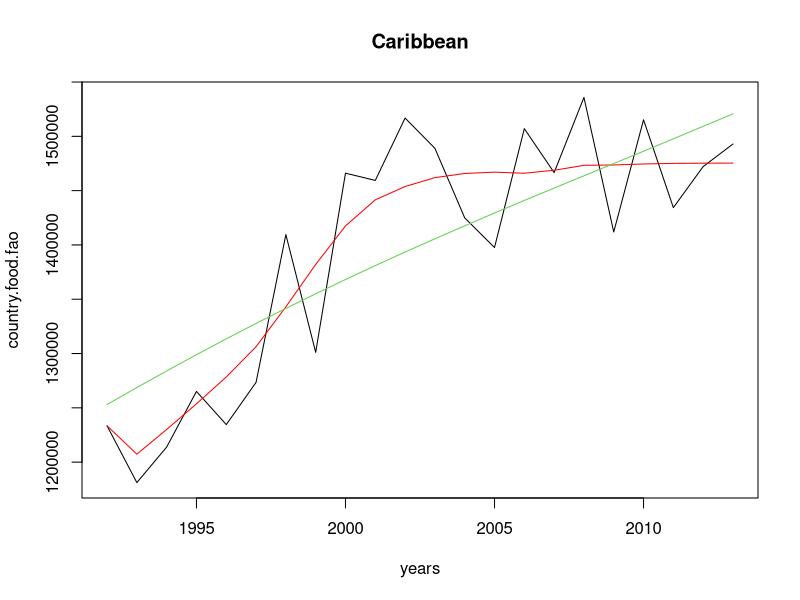
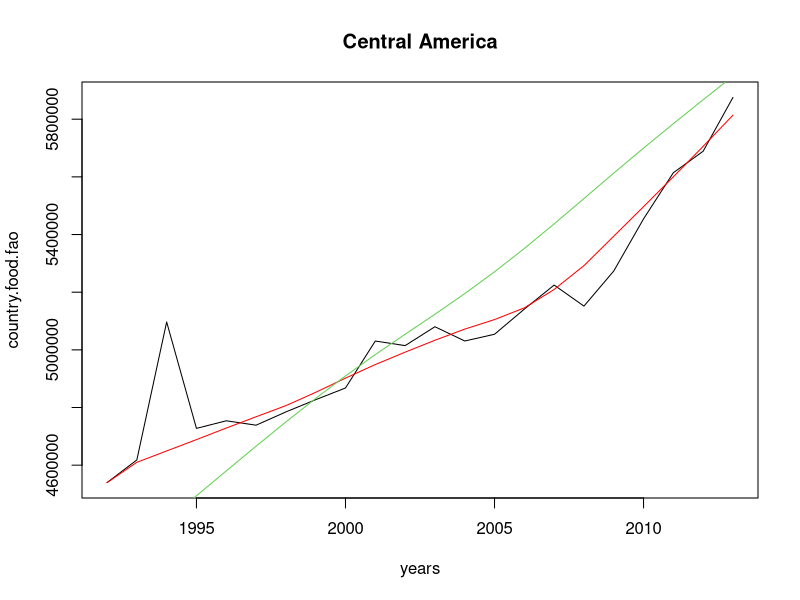
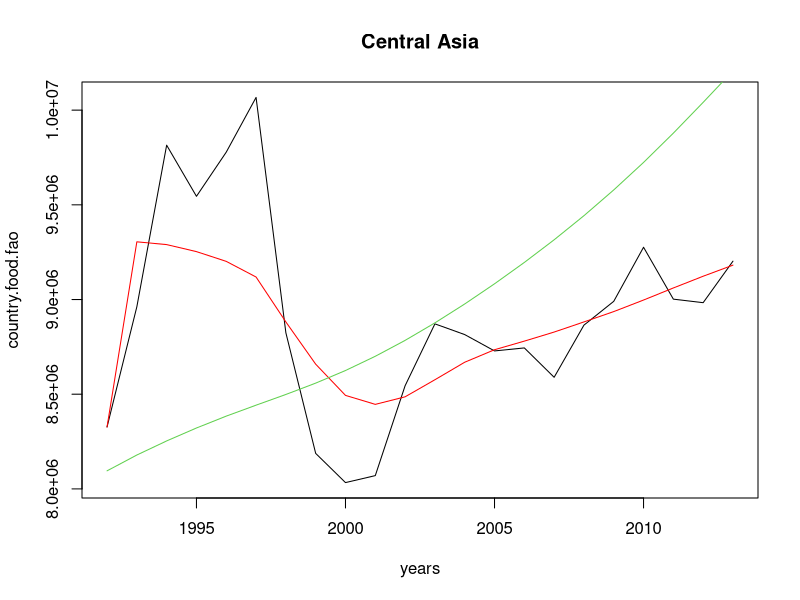
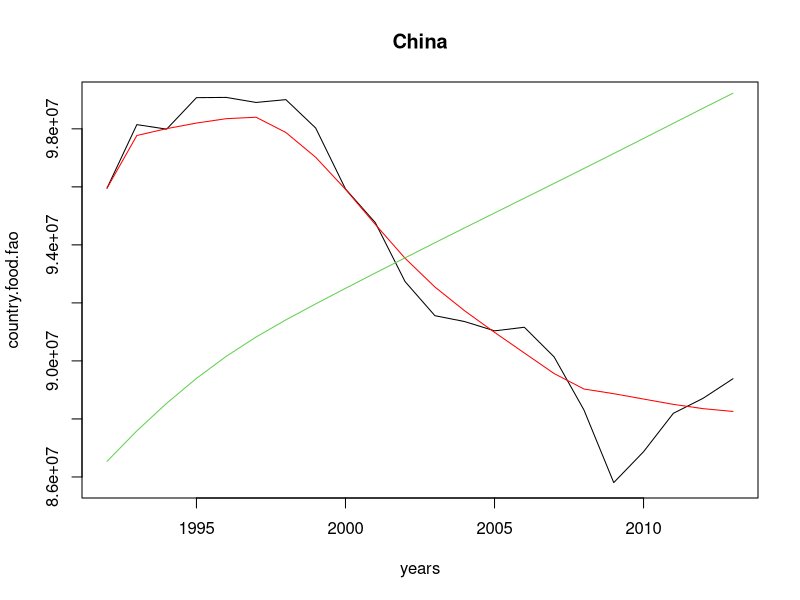
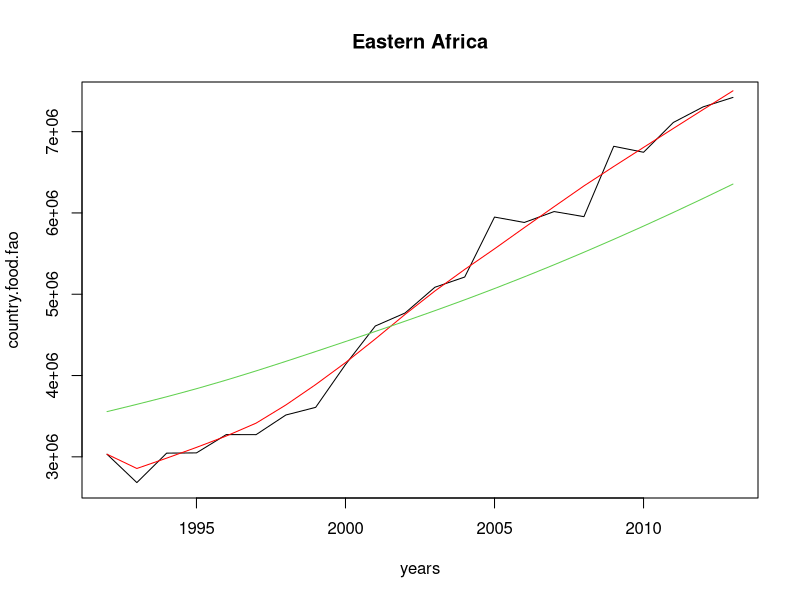
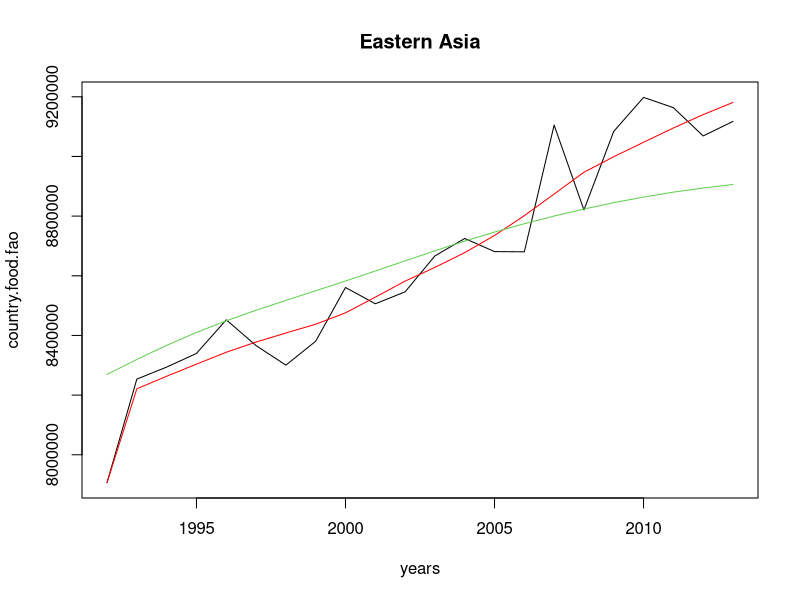
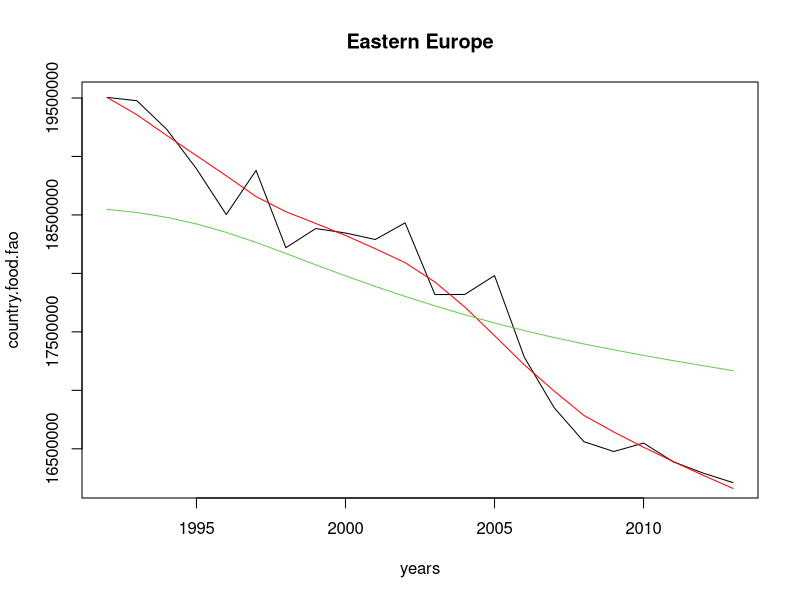
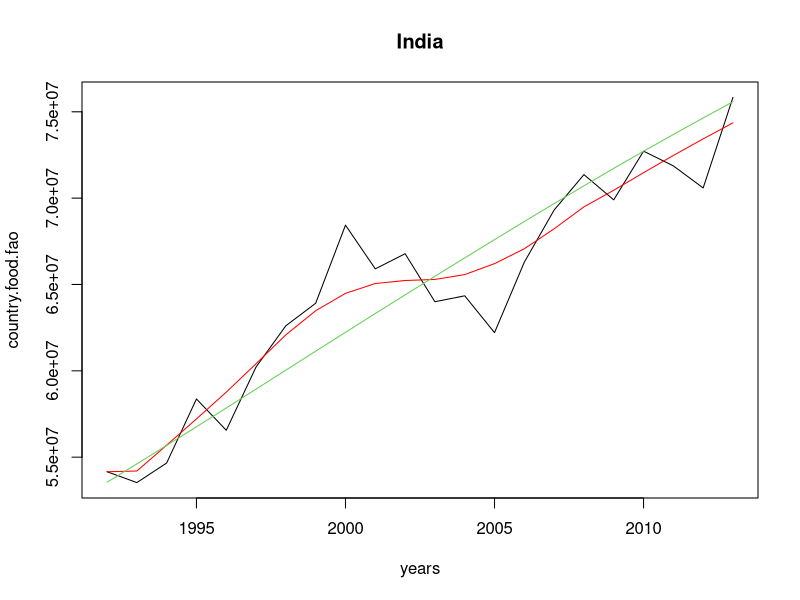

R code for these plots, in order:
##  GENERATE PLOTS FOR COMPARISON OF SIMULATED AND REAL FOOD DATA   ##
#*******************************************************************##
#           CHILD 
# launched from "r_generate_smoothed_series_of_food_component.R"
#*******************************************************************

#oldWD<-getwd()
#setwd(paste(getwd(),"/checks",sep=""))

#transforms FAO food data (yearly) in monthly data  
dati_food<-read.csv("data/buyersC_Food.csv")
food.fao<-dati_food[,5:ncol(dati_food)]
monthly_food_matrix<-numeric()
for(i in 1:nrow(dati_food)){
	monthly_food<-numeric()
	for(j in 5:ncol(dati_food)){
		monthly<-dati_food[i,j]/12
		for(z in 1:12){
			monthly_food[length(monthly_food)+1]<-monthly
		}
}
monthly_food_matrix<-rbind(monthly_food_matrix,monthly_food)
}

#computes food target using smoothed real data or population and consumption per capita 
#if(opt=="SMOOTH"){
  dati.food.smooth<-read.csv("data/buyersC_FoodSmoothed.csv")
  food.smooth<-dati.food.smooth[,5:ncol(dati.food.smooth)]
#}else{
  dati.population<-read.csv("data/buyersC.csv")
  food.population<-dati.population[,5]*dati.population[,6:ncol(dati.population)]*1000
#}

food.fao<-food.fao[order(dati_food[,1]),]
food.smooth<-food.smooth[order(dati_food[,1]),]
food.population<-food.population[order(dati_food[,1]),]


#plotting
years<-seq(1992,2013)
country<-0
for(i in seq(1,nrow(dati_food))){
country<-country+1
if(country<10){
	filename<-paste(0,country,"_food_component.jpg",sep="")
}else{
	filename<-paste(country,"_food_component.jpg",sep="")
}
jpeg(filename)
country.food.fao<-as.numeric(food.fao[i,])
country.food.population<-as.numeric(food.population[i,])
country.food.smooth<-as.numeric(food.smooth[i,])
plot(years,country.food.fao,type="l",main=as.character(dati_food[order(dati_food[,1]),1][i]))
lines(years,country.food.smooth,col="red")
lines(years,country.food.population,col=3)
dev.off()
}

# reset original directory:
#setwd(oldWD)
